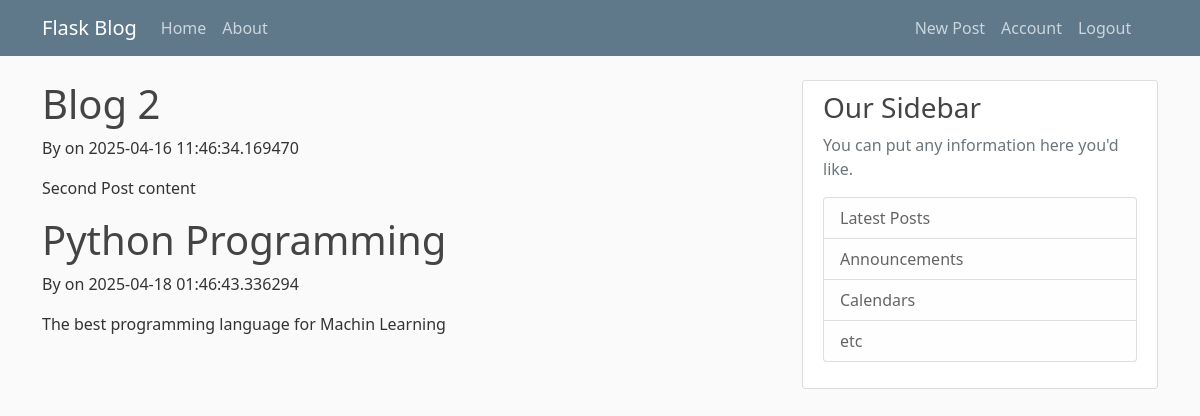
The app's page /home (signed in) with its own data.
### flaskblog/models.py (models this page shows, shortened)
class Post(db.Model, UserMixin):
    id = db.Column(db.Integer, primary_key=True)
    title = db.Column(db.String(100), nullable=False)
    date_posted = db.Column(db.DateTime, nullable=False, default=datetime.utcnow)
    content = db.Column(db.Text, nullable=False)
    user_id = db.Column(db.Integer, db.ForeignKey('user.id'), nullable=False)

### flaskblog/routes.py (the view)
@app.route("/")
@app.route("/home")
def home():
    posts = Post.query.all()
    return render_template('home.html', posts=posts)

### flaskblog/models.py (called while the page is built)
@login_manager.user_loader
def load_user(user_id):
    return User.query.get(int(user_id))

### flaskblog/templates/home.html
{% extends "layout.html" %}
{% block contents %}
{% for post in posts %}
<h1>{{ post.title }} </h1>
<p>By {{ post.authur }} on {{post.date_posted}} </p>
<p>{{ post.content }}</p>
{% endfor %}
{% endblock contents %}

### flaskblog/static/main.css (style rules this page uses)
body { background: #fafafa; color: #333333; margin-top: 5rem; }
h1, h2, h3, h4, h5, h6 { color: #444444; }

### records on screen
Post: title "Blog 2", date_posted "2025-04-16 11:46:34.169470", content "Second Post content"
Post: title "Python Programming", date_posted "2025-04-18 01:46:43.336294", content "The best programming language for Machin Learning"
